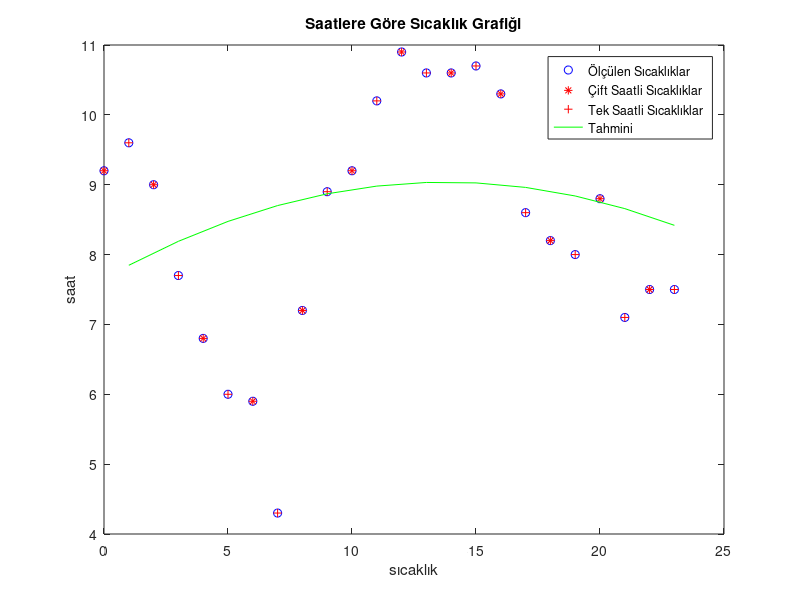

Source code (MATLAB): (Note: this script raises an error after producing the figure.)
x=0:23;
sicaklik=[9.2 9.6 9 7.7 6.8 6 5.9 4.3 7.2 8.9 9.2 10.2 10.9 10.6 10.6 10.7 10.3 8.6 8.2 8 8.8 7.1 7.5 7.5];
%tek rakamlı saatler ve sıcaklıklar vektörleri       
xtek=1:2:23;
sicaklik_tek=[9.6 7.7 6 4.3 8.9 10.2 10.6 10.7 8.6 8 7.1 7.5];

xcift=0:2:22;%cift rakamlı saatler ve sıcaklıklar vektörleri
sicaklik_cift=[9.2 9 6.8 5.9 7.2 9.2 10.9 10.6 10.3 8.2 8.8 7.5];

ikincidereceden=polyfit(xcift,sicaklik_cift,2);
fprintf('Denklemin katsayıları=%.2f\n',ikincidereceden)

%tek rakamlıları hesapla
tahmin_tek=polyval(ikincidereceden,xtek );

%ort kare hesapla
okh_tek=mean((tahmin_tek-sicaklik_tek).^2);

%çizdirme
plot(x,sicaklik,'bo',xcift,sicaklik_cift,'r*',xtek,sicaklik_tek,'r+',xtek,tahmin_tek,'g-');
xlabel('sıcaklık');
ylabel('saat');
title('Saatlere Göre Sıcaklık Grafiği');
legend('Ölçülen Sıcaklıklar','Çift Saatli Sıcaklıklar','Tek Saatli Sıcaklıklar','Tahmini');

%sembol işlem
clear,clc
syms x y
f(x)=sin(y)+cos(x)^3-7*x*y^2
semboldeger=subs(f,[x,y],[2,pi/2])

%integral
syms  a
int(f,1,a)

%diff
diff(f,y,2)

%grafik
ezsurf(f,[-1 1 pi 2*pi])

%denkleme göre çöz
[x y]=solve(f==cos(x)^2+2*pi)
